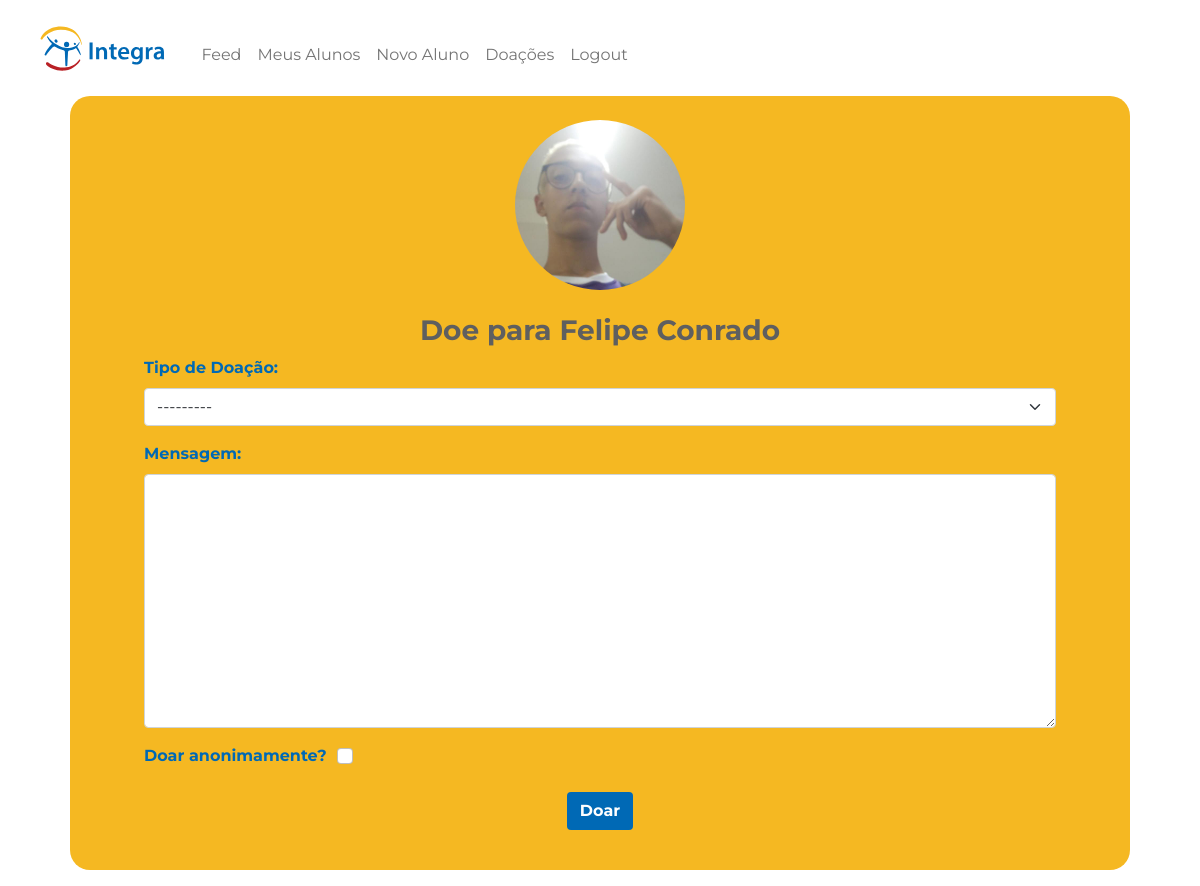
The page /add_donate/1/ (signed in) on the database its author committed.
### home/models.py (models this page shows, shortened)
class Student(models.Model):
  author = models.ForeignKey(User, on_delete=models.CASCADE, null=True)
  name = models.CharField(max_length=255, null=True)
  cpf = models.BigIntegerField(null=True, blank= True)
  birth_date = models.DateField(null=True)
  grade = models.ForeignKey(Grade, on_delete=models.CASCADE, null=True)
  school = models.ForeignKey(School, on_delete=models.CASCADE, null=True)
  profile_pic = models.ImageField(null=True, blank=True, upload_to="images/")
  registration_pic = models.ImageField(null=True, blank=True, upload_to="images/")

### home/views.py (the view)
# urls.py: path('add_donate/<int:pk>/', AddDonateView.as_view(), name = 'add_donate'),
class AddDonateView(CreateView):
  model = Donate
  template_name = 'add_donate.html'
  form_class = DonateForm
  success_url = reverse_lazy('my_donations')
  def get_context_data(self, **kwargs):
      context = super(AddDonateView, self).get_context_data(**kwargs)
      students = Student.objects.all()
      context['pk'] = self.kwargs['pk']
      context['students'] = students
      return context

### home/forms.py
class DonateForm(forms.ModelForm):
  class Meta:
    model = Donate
    fields = ('student', 'author', 'donation_type', 'message', 'anon')
    labels = {'donation_type': 'Tipo de Doação', 'message': 'Mensagem', 'anon': 'Doar anonimamente?' }
    widgets = {
      'student': forms.TextInput(attrs={'class': 'form-control', 'id': 'dStudent', 'type': 'hidden'}),
      'author': forms.TextInput(attrs={'class': 'form-control', 'id': 'donator', 'type': 'hidden'}),
      'donation_type': forms.Select(attrs={'class': 'form-select'}),
      'message': forms.Textarea(attrs={'class': 'form-control'}),
      'anon': forms.CheckboxInput(attrs={'class': 'form-check-input'}),
    }

### home/models.py (called while the page is built)
  def __str__(self):
    return self.name

### templates/add_donate.html (shortened to what this page needs)
{% extends 'base.html' %}
{% block content %}
<div class="container-fluid form-group" style="background-color: #F5B822; border-radius: 20px; color: #0069B5; width: 95%; font-weight: bolder">
  <br/>
  {% if user.is_authenticated %}
    {% for student in students %}
      {% if student.id == pk %}
        {% if student.profile_pic %}
          <div class="text-center">
            <img height="170" width="170" src = "{{ student.profile_pic.url }}" sclass="card-img-top" class="rounded-circle text-center">
          </div>
          <br>
        {% endif %}
        <h3 style="color: rgb(95,95,95); text-align: center;"><b>Doe para {{ student.name }}</b></h3>
      {% endif %}
    {% endfor%}
      <div class="form-group">
        <form method="POST">
          <div style="padding-left: 6%; padding-right: 6%; border-radius: 1rem;">{{ form.as_p }}</div>
          <div style="text-align: center;"><button class="btn" style="color:white; background-color:#0069B5"><b>Doar</b></button>
          <br/>
        </form>
      </div>
</div>
<br/>
{% endif %}
{% endblock %}

### rows shown on the page
Student: profile_pic (picture), name "Felipe Conrado"
